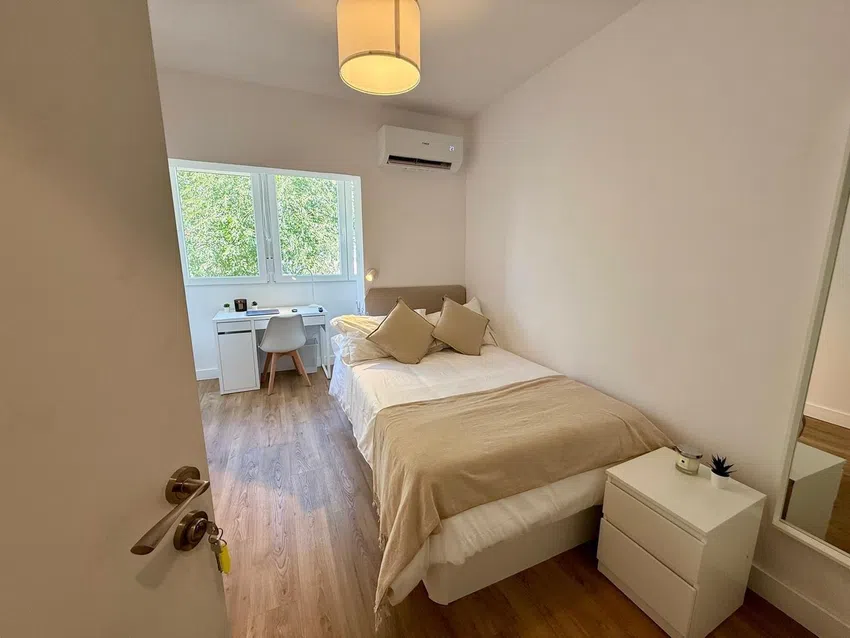
#> input picture img/room3.webp, 850 x 638 px
$ python herramientas-marca-agua.py img/room3.webp img/room4.webp
#> lines starting #> are read from the running program, lines starting #| are printed output that depends on the picture; pictures that were not available may be replaced by others from this repository, and a replacement may not be noted
# -*- coding: utf-8 -*-
"""Prepara una foto para la web: redimensiona, marca de agua y WebP."""
from PIL import Image, ImageDraw, ImageFont, ImageFilter
import os

LOGO = 'img/logo-mark.png'
ANCHO_WEB = 1200
FUENTES = ['/System/Library/Fonts/Supplemental/Futura.ttc',
           '/System/Library/Fonts/HelveticaNeue.ttc',
           '/System/Library/Fonts/Helvetica.ttc']

def _fuente(tam):
    for f in FUENTES:
        if os.path.exists(f):
            try: return ImageFont.truetype(f, tam)
            except Exception: pass
    return ImageFont.load_default()

def preparar(origen, destino, ancho=ANCHO_WEB):
#> called with origen = 'img/room3.webp', destino = 'img/room4.webp', ancho = 1200
    im = Image.open(origen).convert('RGB')
#> im is the input picture: PIL image 850x638 RGB; mean R, G, B 157.9, 139.3, 116.7
    im = im.resize((ancho, round(im.height * ancho / im.width)), Image.LANCZOS)
#> im: PIL image 1200x901 RGB

    # Logo en blanco: se lee igual sobre pared clara que sobre suelo oscuro
    logo = Image.open(LOGO).convert('RGBA')
    lw = round(ancho * 0.15)
    logo = logo.resize((lw, round(logo.height * lw / logo.width)), Image.LANCZOS)
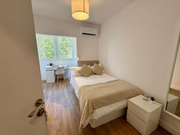
#> logo: PIL image 180x135 RGBA; mean R, G, B, A 157.9, 139.3, 116.8, 255
    blanco = Image.new('RGBA', logo.size, (255,255,255,255))
#> blanco: PIL image 180x135 RGBA; every value is 255
    blanco.putalpha(logo.getchannel('A').point(lambda v: int(v*0.92)))

    texto = 'latriburooms.es'
    f = _fuente(round(ancho * 0.15 * 0.24))
    capa = Image.new('RGBA', im.size, (0,0,0,0))
#> capa: PIL image 1200x901 RGBA; every value is 0
    d = ImageDraw.Draw(capa)
    tw = d.textbbox((0,0), texto, font=f)[2]
#> tw = 70

    margen = round(ancho * 0.028)
    bloque = max(lw, tw)
#> bloque = 180
    x = im.width - margen - bloque
#> x = 986
    y = im.height - margen - logo.height - round(ancho*0.032)
#> y = 694

    capa.paste(blanco, (x + (bloque-lw)//2, y), blanco)
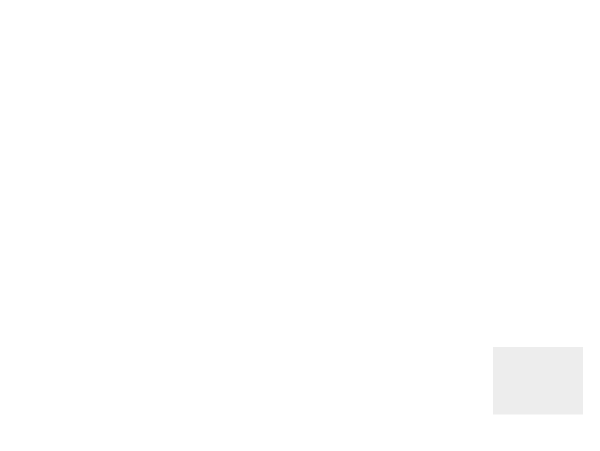
#> capa: PIL image 1200x901 RGBA (shown at 1/2 size); mean R, G, B, A 5.3, 5.3, 5.3, 4.8; transparent parts drawn white
    d.text((x + (bloque-tw)//2, y + logo.height + round(ancho*0.007)),
           texto, font=f, fill=(255,255,255,240))

    # sombra: copia oscura desenfocada debajo, para que se lea sobre blanco
    sombra = Image.new('RGBA', im.size, (0,0,0,0))
    sombra.paste(capa, (0,0), capa)
    sombra = Image.new('RGBA', im.size, (0,0,0,0)) if False else sombra
    negro = Image.new('RGBA', im.size, (0,0,0,0))
    negro.putalpha(capa.getchannel('A').point(lambda v: int(v*0.75)))
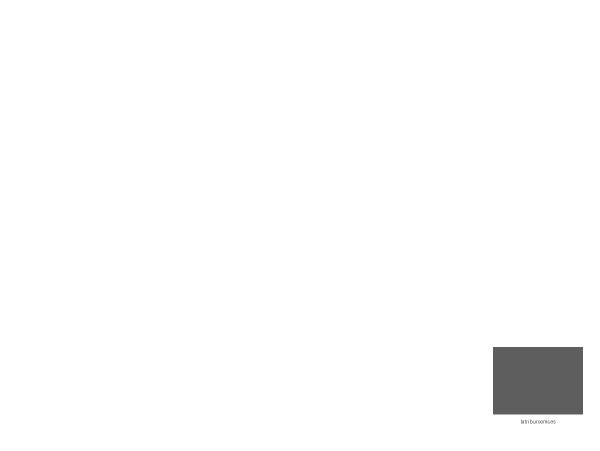
#> negro: PIL image 1200x901 RGBA (shown at 1/2 size); mean R, G, B, A 0, 0, 0, 3.6; transparent parts drawn white
    negro = negro.filter(ImageFilter.GaussianBlur(7))

    salida = im.convert('RGBA')
    salida = Image.alpha_composite(salida, negro)
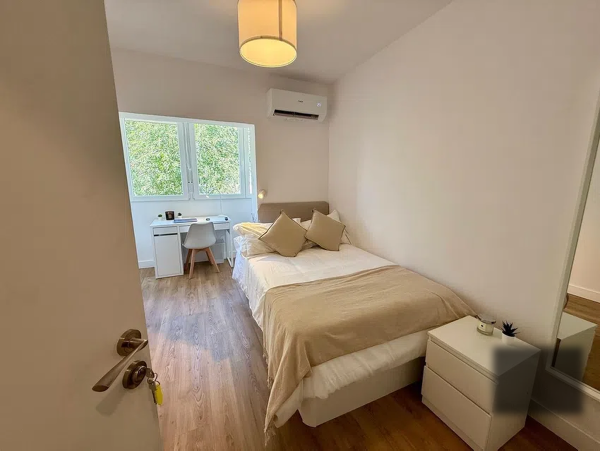
#> salida: PIL image 1200x901 RGBA (shown at 1/2 size); mean R, G, B, A 156.2, 137.8, 115.7, 255
    salida = Image.alpha_composite(salida, capa)
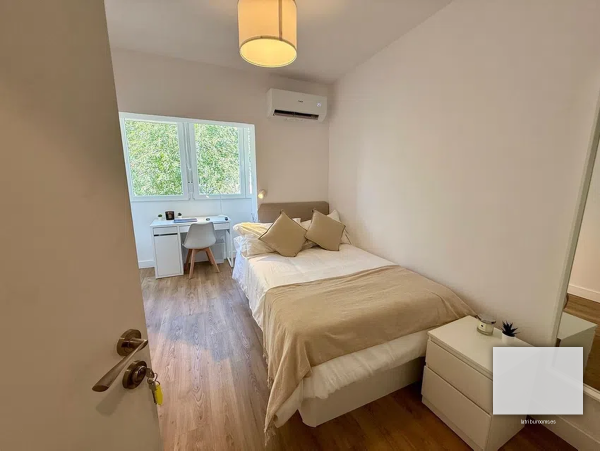
#> salida: PIL image 1200x901 RGBA (shown at 1/2 size); mean R, G, B, A 159.7, 141.4, 119.6, 255
    salida.convert('RGB').save(destino, 'WEBP', quality=82, method=6)
    return destino, round(os.path.getsize(destino)/1024)

if __name__ == '__main__':
    import sys
    print(preparar(sys.argv[1], sys.argv[2]))

$ run again, on img/room4.webp
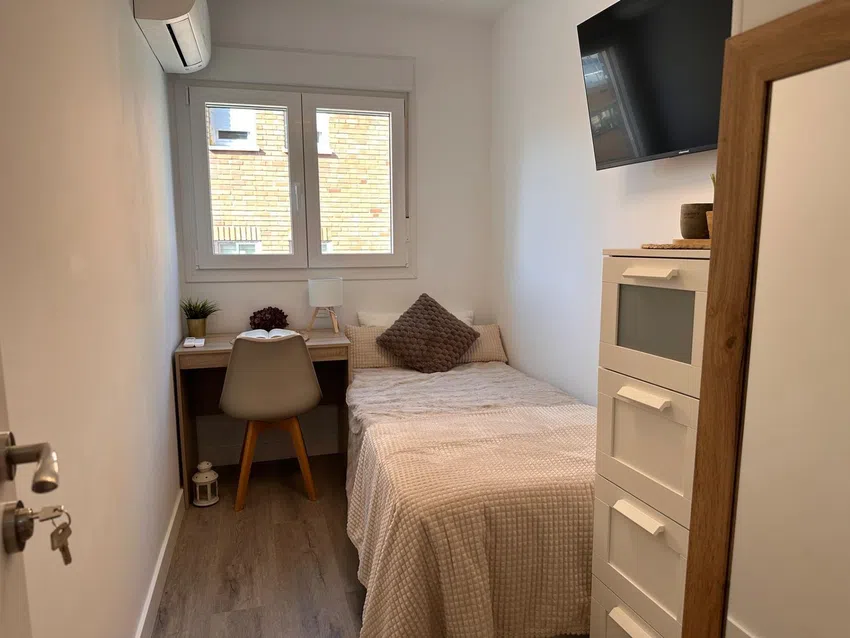
#> input picture img/room4.webp, 850 x 638 px
#> in preparar, im is the input picture: PIL image 850x638 RGB; mean R, G, B 150, 129.6, 110.7
#> im: PIL image 1200x901 RGB
#> in preparar, `logo = logo.resize((lw, round(logo.height * lw / logo.width)), Image.L..`:
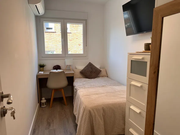
#> logo: PIL image 180x135 RGBA; mean R, G, B, A 150, 129.6, 110.7, 255
#> tw = 70
#> bloque = 180
#> x = 986
#> in preparar, `salida = Image.alpha_composite(salida, capa)`:
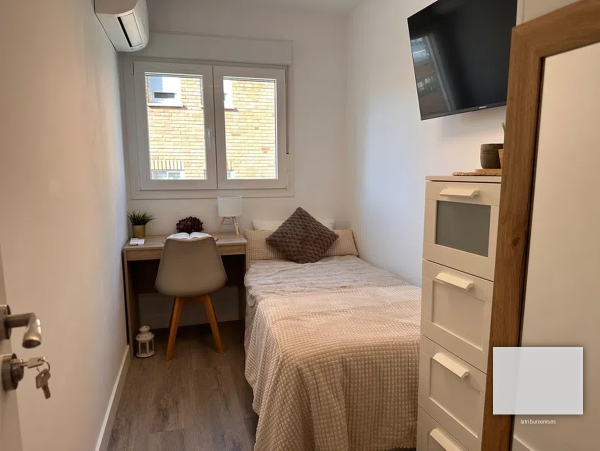
#> salida: PIL image 1200x901 RGBA (shown at 1/2 size); mean R, G, B, A 151.3, 131.5, 113.3, 255

$ run again, on img/room5.webp
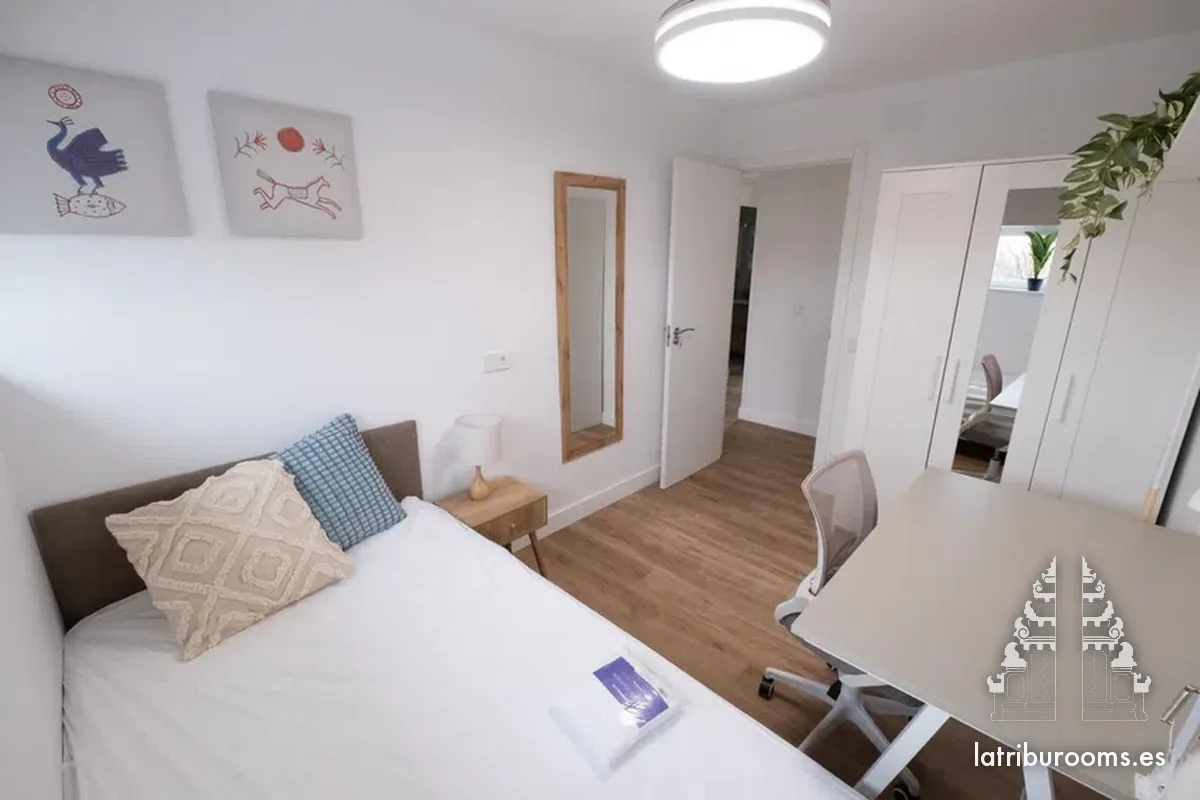
#> input picture img/room5.webp, 1200 x 800 px
#> in preparar, im is the input picture: PIL image 1200x800 RGB; mean R, G, B 175.6, 169.1, 168.9
#> tw = 70
#> bloque = 180
#> x = 986
#> in preparar, `negro.putalpha(capa.getchannel('A').point(lambda v: int(v*0.75)))`:
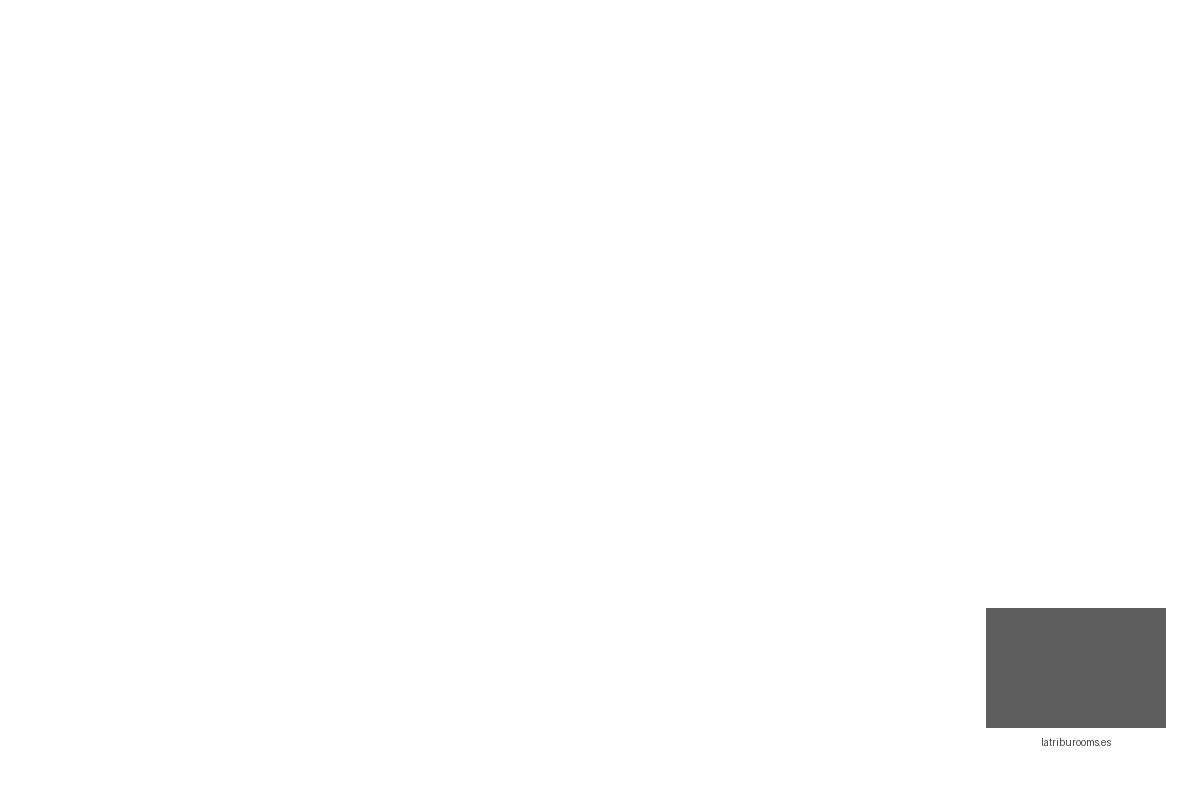
#> negro: PIL image 1200x800 RGBA; mean R, G, B, A 0, 0, 0, 3.7; transparent parts drawn white
#> in preparar, `salida = Image.alpha_composite(salida, capa)`:
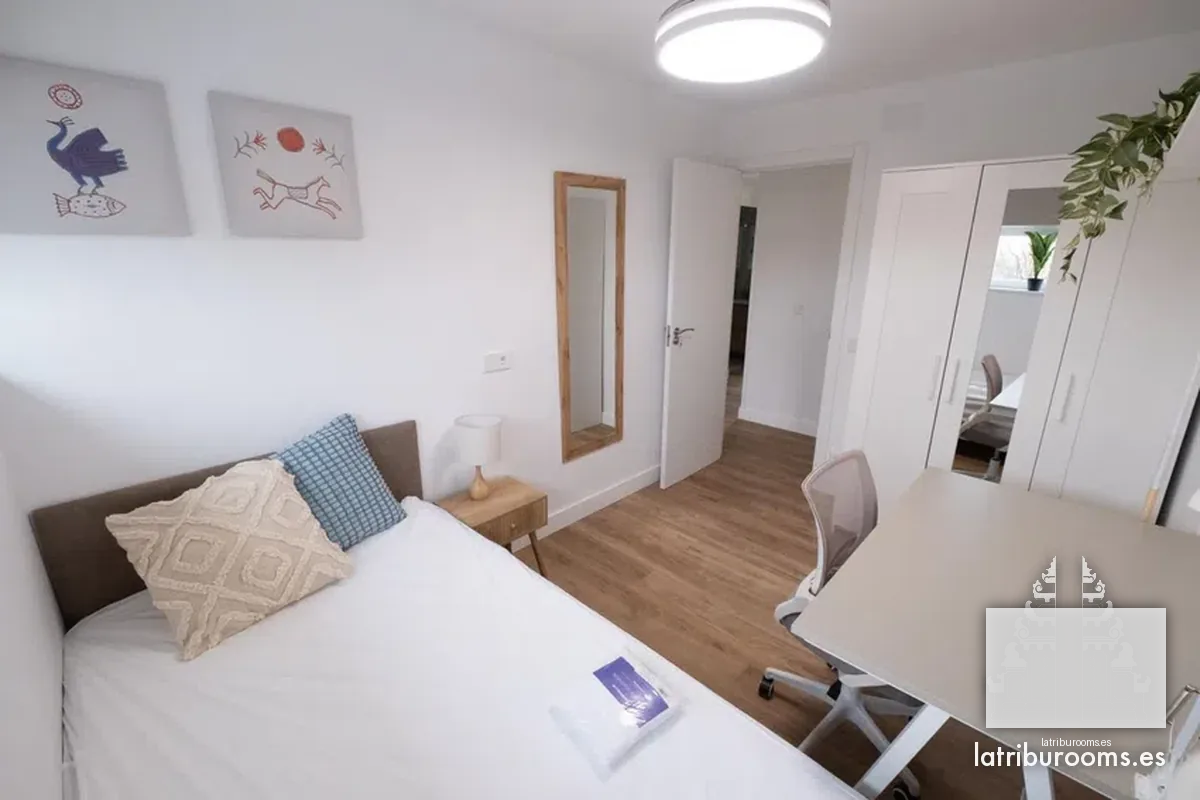
#> salida: PIL image 1200x800 RGBA; mean R, G, B, A 176.5, 170.2, 170.1, 255
